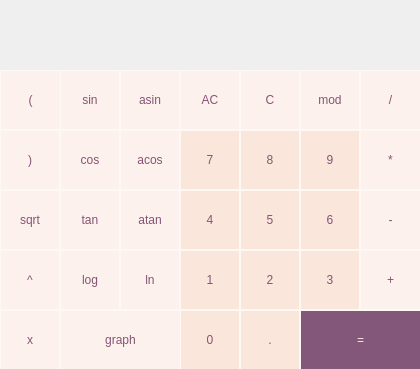
<?xml version="1.0" encoding="UTF-8"?>
<ui version="4.0">
 <class>MainWindow</class>
 <widget class="QMainWindow" name="MainWindow">
  <property name="geometry">
   <rect>
    <x>0</x>
    <y>0</y>
    <width>420</width>
    <height>369</height>
   </rect>
  </property>
  <property name="windowTitle">
   <string>MainWindow</string>
  </property>
  <widget class="QWidget" name="centralwidget">
   <widget class="QLabel" name="label">
    <property name="geometry">
     <rect>
      <x>0</x>
      <y>0</y>
      <width>421</width>
      <height>71</height>
     </rect>
    </property>
    <property name="styleSheet">
     <string notr="true">QLabel {
	font: 14pt &quot;.AppleSystemUIFont&quot;;
  qproperty-alignment: 'AlignVCenter | AlignRight';
  border: 1px solid rgb(254, 248, 245);
color: rgb(85, 51, 79);
background-color : rgb(254, 248, 245);

}

background-color : white;</string>
    </property>
    <property name="text">
     <string/>
    </property>
    <property name="alignment">
     <set>Qt::AlignRight|Qt::AlignTrailing|Qt::AlignVCenter</set>
    </property>
   </widget>
   <widget class="QPushButton" name="pushButton_ac">
    <property name="geometry">
     <rect>
      <x>180</x>
      <y>70</y>
      <width>60</width>
      <height>60</height>
     </rect>
    </property>
    <property name="minimumSize">
     <size>
      <width>60</width>
      <height>60</height>
     </size>
    </property>
    <property name="styleSheet">
     <string notr="true">QPushButton {
border:1px solid rgb(254, 248, 245);
background-color: rgb(252, 241, 236);
color: rgb(133, 84, 117);;
}
QPushButton:pressed {
     background-color: qlineargradient(x1: 0, y1: 0, x2: 0, y2: 1,
                                      stop: 0 rgb(254, 248, 245), stop: 1 rgb(252, 241, 236));
}</string>
    </property>
    <property name="text">
     <string>AC</string>
    </property>
   </widget>
   <widget class="QPushButton" name="pushButton_C">
    <property name="geometry">
     <rect>
      <x>240</x>
      <y>70</y>
      <width>60</width>
      <height>60</height>
     </rect>
    </property>
    <property name="minimumSize">
     <size>
      <width>60</width>
      <height>60</height>
     </size>
    </property>
    <property name="styleSheet">
     <string notr="true">QPushButton {
border:1px solid rgb(254, 248, 245);
background-color: rgb(252, 241, 236);
color: rgb(133, 84, 117);;
}
QPushButton:pressed {
     background-color: qlineargradient(x1: 0, y1: 0, x2: 0, y2: 1,
                                      stop: 0 rgb(254, 248, 245), stop: 1 rgb(252, 241, 236));
}</string>
    </property>
    <property name="text">
     <string>C</string>
    </property>
   </widget>
   <widget class="QPushButton" name="pushButton_mod">
    <property name="geometry">
     <rect>
      <x>300</x>
      <y>70</y>
      <width>60</width>
      <height>60</height>
     </rect>
    </property>
    <property name="minimumSize">
     <size>
      <width>60</width>
      <height>60</height>
     </size>
    </property>
    <property name="styleSheet">
     <string notr="true">QPushButton {
border:1px solid rgb(254, 248, 245);
background-color: rgb(252, 241, 236);
color: rgb(133, 84, 117);;
}
QPushButton:pressed {
     background-color: qlineargradient(x1: 0, y1: 0, x2: 0, y2: 1,
                                      stop: 0 rgb(254, 248, 245), stop: 1 rgb(252, 241, 236));
}</string>
    </property>
    <property name="text">
     <string>mod</string>
    </property>
   </widget>
   <widget class="QPushButton" name="pushButton_8">
    <property name="geometry">
     <rect>
      <x>240</x>
      <y>130</y>
      <width>60</width>
      <height>60</height>
     </rect>
    </property>
    <property name="minimumSize">
     <size>
      <width>60</width>
      <height>60</height>
     </size>
    </property>
    <property name="styleSheet">
     <string notr="true">QPushButton {
border:1px solid rgb(254, 248, 245);
background-color: rgb(251, 230, 219);
color: rgb(133, 84, 117);;
}
QPushButton:pressed {
    
    background-color: qlineargradient(x1: 0, y1: 0, x2: 0, y2: 1,
                                      stop: 0 rgb(255, 238, 232), stop: 1 rgb(255, 232, 224));

}</string>
    </property>
    <property name="text">
     <string>8</string>
    </property>
   </widget>
   <widget class="QPushButton" name="pushButton_7">
    <property name="geometry">
     <rect>
      <x>180</x>
      <y>130</y>
      <width>60</width>
      <height>60</height>
     </rect>
    </property>
    <property name="minimumSize">
     <size>
      <width>60</width>
      <height>60</height>
     </size>
    </property>
    <property name="styleSheet">
     <string notr="true">QPushButton {
border:1px solid rgb(254, 248, 245);
background-color: rgb(251, 230, 219);
color: rgb(133, 84, 117);;
}
QPushButton:pressed {
    
    background-color: qlineargradient(x1: 0, y1: 0, x2: 0, y2: 1,
                                      stop: 0 rgb(255, 238, 232), stop: 1 rgb(255, 232, 224));

}</string>
    </property>
    <property name="text">
     <string>7</string>
    </property>
   </widget>
   <widget class="QPushButton" name="pushButton_9">
    <property name="geometry">
     <rect>
      <x>300</x>
      <y>130</y>
      <width>60</width>
      <height>60</height>
     </rect>
    </property>
    <property name="minimumSize">
     <size>
      <width>60</width>
      <height>60</height>
     </size>
    </property>
    <property name="styleSheet">
     <string notr="true">QPushButton {
border:1px solid rgb(254, 248, 245);
background-color: rgb(251, 230, 219);
color: rgb(133, 84, 117);;
}
QPushButton:pressed {
    
    background-color: qlineargradient(x1: 0, y1: 0, x2: 0, y2: 1,
                                      stop: 0 rgb(255, 238, 232), stop: 1 rgb(255, 232, 224));

}</string>
    </property>
    <property name="text">
     <string>9</string>
    </property>
   </widget>
   <widget class="QPushButton" name="pushButton_5">
    <property name="geometry">
     <rect>
      <x>240</x>
      <y>190</y>
      <width>60</width>
      <height>60</height>
     </rect>
    </property>
    <property name="minimumSize">
     <size>
      <width>60</width>
      <height>60</height>
     </size>
    </property>
    <property name="styleSheet">
     <string notr="true">QPushButton {
border:1px solid rgb(254, 248, 245);
background-color: rgb(251, 230, 219);
color: rgb(133, 84, 117);;
}
QPushButton:pressed {
    
    background-color: qlineargradient(x1: 0, y1: 0, x2: 0, y2: 1,
                                      stop: 0 rgb(255, 238, 232), stop: 1 rgb(255, 232, 224));

}</string>
    </property>
    <property name="text">
     <string>5</string>
    </property>
   </widget>
   <widget class="QPushButton" name="pushButton_4">
    <property name="geometry">
     <rect>
      <x>180</x>
      <y>190</y>
      <width>60</width>
      <height>60</height>
     </rect>
    </property>
    <property name="minimumSize">
     <size>
      <width>60</width>
      <height>60</height>
     </size>
    </property>
    <property name="styleSheet">
     <string notr="true">QPushButton {
border:1px solid rgb(254, 248, 245);
background-color: rgb(251, 230, 219);
color: rgb(133, 84, 117);;
}
QPushButton:pressed {
    
    background-color: qlineargradient(x1: 0, y1: 0, x2: 0, y2: 1,
                                      stop: 0 rgb(255, 238, 232), stop: 1 rgb(255, 232, 224));

}</string>
    </property>
    <property name="text">
     <string>4</string>
    </property>
   </widget>
   <widget class="QPushButton" name="pushButton_6">
    <property name="geometry">
     <rect>
      <x>300</x>
      <y>190</y>
      <width>60</width>
      <height>60</height>
     </rect>
    </property>
    <property name="minimumSize">
     <size>
      <width>60</width>
      <height>60</height>
     </size>
    </property>
    <property name="styleSheet">
     <string notr="true">QPushButton {
border:1px solid rgb(254, 248, 245);
background-color: rgb(251, 230, 219);
color: rgb(133, 84, 117);;
}
QPushButton:pressed {
    
    background-color: qlineargradient(x1: 0, y1: 0, x2: 0, y2: 1,
                                      stop: 0 rgb(255, 238, 232), stop: 1 rgb(255, 232, 224));

}</string>
    </property>
    <property name="text">
     <string>6</string>
    </property>
   </widget>
   <widget class="QPushButton" name="pushButton_2">
    <property name="geometry">
     <rect>
      <x>240</x>
      <y>250</y>
      <width>60</width>
      <height>60</height>
     </rect>
    </property>
    <property name="minimumSize">
     <size>
      <width>60</width>
      <height>60</height>
     </size>
    </property>
    <property name="styleSheet">
     <string notr="true">QPushButton {
border:1px solid rgb(254, 248, 245);
background-color: rgb(251, 230, 219);
color: rgb(133, 84, 117);;
}
QPushButton:pressed {
    
    background-color: qlineargradient(x1: 0, y1: 0, x2: 0, y2: 1,
                                      stop: 0 rgb(255, 238, 232), stop: 1 rgb(255, 232, 224));

}</string>
    </property>
    <property name="text">
     <string>2</string>
    </property>
   </widget>
   <widget class="QPushButton" name="pushButton_1">
    <property name="geometry">
     <rect>
      <x>180</x>
      <y>250</y>
      <width>60</width>
      <height>60</height>
     </rect>
    </property>
    <property name="minimumSize">
     <size>
      <width>60</width>
      <height>60</height>
     </size>
    </property>
    <property name="styleSheet">
     <string notr="true">QPushButton {
border:1px solid rgb(254, 248, 245);
background-color: rgb(251, 230, 219);
color: rgb(133, 84, 117);;
}
QPushButton:pressed {
    
    background-color: qlineargradient(x1: 0, y1: 0, x2: 0, y2: 1,
                                      stop: 0 rgb(255, 238, 232), stop: 1 rgb(255, 232, 224));

}</string>
    </property>
    <property name="text">
     <string>1</string>
    </property>
   </widget>
   <widget class="QPushButton" name="pushButton_3">
    <property name="geometry">
     <rect>
      <x>300</x>
      <y>250</y>
      <width>60</width>
      <height>60</height>
     </rect>
    </property>
    <property name="minimumSize">
     <size>
      <width>60</width>
      <height>60</height>
     </size>
    </property>
    <property name="styleSheet">
     <string notr="true">QPushButton {
border:1px solid rgb(254, 248, 245);
background-color: rgb(251, 230, 219);
color: rgb(133, 84, 117);
}
QPushButton:pressed {
    
    background-color: qlineargradient(x1: 0, y1: 0, x2: 0, y2: 1,
                                      stop: 0 rgb(255, 238, 232), stop: 1 rgb(255, 232, 224));

}</string>
    </property>
    <property name="text">
     <string>3</string>
    </property>
   </widget>
   <widget class="QPushButton" name="pushButton_dot">
    <property name="geometry">
     <rect>
      <x>240</x>
      <y>310</y>
      <width>60</width>
      <height>60</height>
     </rect>
    </property>
    <property name="minimumSize">
     <size>
      <width>60</width>
      <height>60</height>
     </size>
    </property>
    <property name="styleSheet">
     <string notr="true">QPushButton {
border:1px solid rgb(254, 248, 245);
background-color: rgb(251, 230, 219);
color: rgb(133, 84, 117);;
}
QPushButton:pressed {
    
    background-color: qlineargradient(x1: 0, y1: 0, x2: 0, y2: 1,
                                      stop: 0 rgb(255, 238, 232), stop: 1 rgb(255, 232, 224));

}</string>
    </property>
    <property name="text">
     <string>.</string>
    </property>
   </widget>
   <widget class="QPushButton" name="pushButton_0">
    <property name="geometry">
     <rect>
      <x>180</x>
      <y>310</y>
      <width>60</width>
      <height>60</height>
     </rect>
    </property>
    <property name="minimumSize">
     <size>
      <width>60</width>
      <height>60</height>
     </size>
    </property>
    <property name="styleSheet">
     <string notr="true">QPushButton {
border:1px solid rgb(254, 248, 245);
background-color: rgb(251, 230, 219);
color: rgb(133, 84, 117);;
}
QPushButton:pressed {
    
    background-color: qlineargradient(x1: 0, y1: 0, x2: 0, y2: 1,
                                      stop: 0 rgb(255, 238, 232), stop: 1 rgb(255, 232, 224));

}</string>
    </property>
    <property name="text">
     <string>0</string>
    </property>
   </widget>
   <widget class="QPushButton" name="pushButton_equal">
    <property name="geometry">
     <rect>
      <x>300</x>
      <y>310</y>
      <width>121</width>
      <height>60</height>
     </rect>
    </property>
    <property name="minimumSize">
     <size>
      <width>60</width>
      <height>60</height>
     </size>
    </property>
    <property name="styleSheet">
     <string notr="true">QPushButton {
border:1px solid rgb(254, 248, 245);
background-color: rgb(130, 87, 122);
color: rgb(251, 230, 219);
}
QPushButton:pressed {
background-color: qlineargradient(x1: 0, y1: 0, x2: 0, y2: 1,
                                      stop: 0 rgb(145, 100, 137), stop: 1 rgb(130, 87, 122));
    
}</string>
    </property>
    <property name="text">
     <string>=</string>
    </property>
   </widget>
   <widget class="QPushButton" name="pushButton_plus">
    <property name="geometry">
     <rect>
      <x>360</x>
      <y>250</y>
      <width>61</width>
      <height>60</height>
     </rect>
    </property>
    <property name="minimumSize">
     <size>
      <width>60</width>
      <height>60</height>
     </size>
    </property>
    <property name="styleSheet">
     <string notr="true">QPushButton {
border:1px solid rgb(254, 248, 245);
background-color: rgb(252, 241, 236);
color: rgb(133, 84, 117);;
}
QPushButton:pressed {
     background-color: qlineargradient(x1: 0, y1: 0, x2: 0, y2: 1,
                                      stop: 0 rgb(254, 248, 245), stop: 1 rgb(252, 241, 236));
}</string>
    </property>
    <property name="text">
     <string>+</string>
    </property>
   </widget>
   <widget class="QPushButton" name="pushButton_mult">
    <property name="geometry">
     <rect>
      <x>360</x>
      <y>130</y>
      <width>61</width>
      <height>60</height>
     </rect>
    </property>
    <property name="minimumSize">
     <size>
      <width>60</width>
      <height>60</height>
     </size>
    </property>
    <property name="styleSheet">
     <string notr="true">QPushButton {
border:1px solid rgb(254, 248, 245);
background-color: rgb(252, 241, 236);
color: rgb(133, 84, 117);;
}
QPushButton:pressed {
     background-color: qlineargradient(x1: 0, y1: 0, x2: 0, y2: 1,
                                      stop: 0 rgb(254, 248, 245), stop: 1 rgb(252, 241, 236));
}</string>
    </property>
    <property name="text">
     <string>*</string>
    </property>
   </widget>
   <widget class="QPushButton" name="pushButton_divide">
    <property name="geometry">
     <rect>
      <x>360</x>
      <y>70</y>
      <width>61</width>
      <height>60</height>
     </rect>
    </property>
    <property name="minimumSize">
     <size>
      <width>60</width>
      <height>60</height>
     </size>
    </property>
    <property name="styleSheet">
     <string notr="true">QPushButton {
border:1px solid rgb(254, 248, 245);
background-color: rgb(252, 241, 236);
color: rgb(133, 84, 117);;
}
QPushButton:pressed {
     background-color: qlineargradient(x1: 0, y1: 0, x2: 0, y2: 1,
                                      stop: 0 rgb(254, 248, 245), stop: 1 rgb(252, 241, 236));
}</string>
    </property>
    <property name="text">
     <string>/</string>
    </property>
   </widget>
   <widget class="QPushButton" name="pushButton_minus">
    <property name="geometry">
     <rect>
      <x>360</x>
      <y>190</y>
      <width>61</width>
      <height>60</height>
     </rect>
    </property>
    <property name="minimumSize">
     <size>
      <width>60</width>
      <height>60</height>
     </size>
    </property>
    <property name="styleSheet">
     <string notr="true">QPushButton {
border:1px solid rgb(254, 248, 245);
background-color: rgb(252, 241, 236);
color: rgb(133, 84, 117);;
}
QPushButton:pressed {
     background-color: qlineargradient(x1: 0, y1: 0, x2: 0, y2: 1,
                                      stop: 0 rgb(254, 248, 245), stop: 1 rgb(252, 241, 236));
}</string>
    </property>
    <property name="text">
     <string>-</string>
    </property>
   </widget>
   <widget class="QPushButton" name="pushButton_ln">
    <property name="geometry">
     <rect>
      <x>120</x>
      <y>250</y>
      <width>60</width>
      <height>60</height>
     </rect>
    </property>
    <property name="minimumSize">
     <size>
      <width>60</width>
      <height>60</height>
     </size>
    </property>
    <property name="styleSheet">
     <string notr="true">QPushButton {
border:1px solid rgb(254, 248, 245);
background-color: rgb(252, 241, 236);
color: rgb(133, 84, 117);;
}
QPushButton:pressed {
     background-color: qlineargradient(x1: 0, y1: 0, x2: 0, y2: 1,
                                      stop: 0 rgb(254, 248, 245), stop: 1 rgb(252, 241, 236));
}</string>
    </property>
    <property name="text">
     <string>ln</string>
    </property>
   </widget>
   <widget class="QPushButton" name="pushButton_asin">
    <property name="geometry">
     <rect>
      <x>120</x>
      <y>70</y>
      <width>60</width>
      <height>60</height>
     </rect>
    </property>
    <property name="minimumSize">
     <size>
      <width>60</width>
      <height>60</height>
     </size>
    </property>
    <property name="styleSheet">
     <string notr="true">QPushButton {
border:1px solid rgb(254, 248, 245);
background-color: rgb(252, 241, 236);
color: rgb(133, 84, 117);;
}
QPushButton:pressed {
     background-color: qlineargradient(x1: 0, y1: 0, x2: 0, y2: 1,
                                      stop: 0 rgb(254, 248, 245), stop: 1 rgb(252, 241, 236));
}</string>
    </property>
    <property name="text">
     <string>asin</string>
    </property>
   </widget>
   <widget class="QPushButton" name="pushButton_acos">
    <property name="geometry">
     <rect>
      <x>120</x>
      <y>130</y>
      <width>60</width>
      <height>60</height>
     </rect>
    </property>
    <property name="minimumSize">
     <size>
      <width>60</width>
      <height>60</height>
     </size>
    </property>
    <property name="styleSheet">
     <string notr="true">QPushButton {
border:1px solid rgb(254, 248, 245);
background-color: rgb(252, 241, 236);
color: rgb(133, 84, 117);;
}
QPushButton:pressed {
     background-color: qlineargradient(x1: 0, y1: 0, x2: 0, y2: 1,
                                      stop: 0 rgb(254, 248, 245), stop: 1 rgb(252, 241, 236));
}</string>
    </property>
    <property name="text">
     <string>acos</string>
    </property>
   </widget>
   <widget class="QPushButton" name="pushButton_atan">
    <property name="geometry">
     <rect>
      <x>120</x>
      <y>190</y>
      <width>60</width>
      <height>60</height>
     </rect>
    </property>
    <property name="minimumSize">
     <size>
      <width>60</width>
      <height>60</height>
     </size>
    </property>
    <property name="styleSheet">
     <string notr="true">QPushButton {
border:1px solid rgb(254, 248, 245);
background-color: rgb(252, 241, 236);
color: rgb(133, 84, 117);;
}
QPushButton:pressed {
     background-color: qlineargradient(x1: 0, y1: 0, x2: 0, y2: 1,
                                      stop: 0 rgb(254, 248, 245), stop: 1 rgb(252, 241, 236));
}</string>
    </property>
    <property name="text">
     <string>atan</string>
    </property>
   </widget>
   <widget class="QPushButton" name="pushButton_graph">
    <property name="geometry">
     <rect>
      <x>60</x>
      <y>310</y>
      <width>121</width>
      <height>60</height>
     </rect>
    </property>
    <property name="minimumSize">
     <size>
      <width>60</width>
      <height>60</height>
     </size>
    </property>
    <property name="styleSheet">
     <string notr="true">QPushButton {
border:1px solid rgb(254, 248, 245);
background-color: rgb(252, 241, 236);
color: rgb(133, 84, 117);;
}
QPushButton:pressed {
     background-color: qlineargradient(x1: 0, y1: 0, x2: 0, y2: 1,
                                      stop: 0 rgb(254, 248, 245), stop: 1 rgb(252, 241, 236));
}</string>
    </property>
    <property name="text">
     <string>graph</string>
    </property>
   </widget>
   <widget class="QPushButton" name="pushButton_cos">
    <property name="geometry">
     <rect>
      <x>60</x>
      <y>130</y>
      <width>60</width>
      <height>60</height>
     </rect>
    </property>
    <property name="minimumSize">
     <size>
      <width>60</width>
      <height>60</height>
     </size>
    </property>
    <property name="styleSheet">
     <string notr="true">QPushButton {
border:1px solid rgb(254, 248, 245);
background-color: rgb(252, 241, 236);
color: rgb(133, 84, 117);;
}
QPushButton:pressed {
     background-color: qlineargradient(x1: 0, y1: 0, x2: 0, y2: 1,
                                      stop: 0 rgb(254, 248, 245), stop: 1 rgb(252, 241, 236));
}</string>
    </property>
    <property name="text">
     <string>cos</string>
    </property>
   </widget>
   <widget class="QPushButton" name="pushButton_tan">
    <property name="geometry">
     <rect>
      <x>60</x>
      <y>190</y>
      <width>60</width>
      <height>60</height>
     </rect>
    </property>
    <property name="minimumSize">
     <size>
      <width>60</width>
      <height>60</height>
     </size>
    </property>
    <property name="styleSheet">
     <string notr="true">QPushButton {
border:1px solid rgb(254, 248, 245);
background-color: rgb(252, 241, 236);
color: rgb(133, 84, 117);;
}
QPushButton:pressed {
     background-color: qlineargradient(x1: 0, y1: 0, x2: 0, y2: 1,
                                      stop: 0 rgb(254, 248, 245), stop: 1 rgb(252, 241, 236));
}</string>
    </property>
    <property name="text">
     <string>tan</string>
    </property>
   </widget>
   <widget class="QPushButton" name="pushButton_sin">
    <property name="geometry">
     <rect>
      <x>60</x>
      <y>70</y>
      <width>60</width>
      <height>60</height>
     </rect>
    </property>
    <property name="minimumSize">
     <size>
      <width>60</width>
      <height>60</height>
     </size>
    </property>
    <property name="maximumSize">
     <size>
      <width>420</width>
      <height>16777215</height>
     </size>
    </property>
    <property name="styleSheet">
     <string notr="true">QPushButton {
border:1px solid rgb(254, 248, 245);
background-color: rgb(252, 241, 236);
color: rgb(133, 84, 117);;
}
QPushButton:pressed {
     background-color: qlineargradient(x1: 0, y1: 0, x2: 0, y2: 1,
                                      stop: 0 rgb(254, 248, 245), stop: 1 rgb(252, 241, 236));
}</string>
    </property>
    <property name="text">
     <string>sin</string>
    </property>
   </widget>
   <widget class="QPushButton" name="pushButton_log">
    <property name="geometry">
     <rect>
      <x>60</x>
      <y>250</y>
      <width>60</width>
      <height>60</height>
     </rect>
    </property>
    <property name="minimumSize">
     <size>
      <width>60</width>
      <height>60</height>
     </size>
    </property>
    <property name="styleSheet">
     <string notr="true">QPushButton {
border:1px solid rgb(254, 248, 245);
background-color: rgb(252, 241, 236);
color: rgb(133, 84, 117);;
}
QPushButton:pressed {
     background-color: qlineargradient(x1: 0, y1: 0, x2: 0, y2: 1,
                                      stop: 0 rgb(254, 248, 245), stop: 1 rgb(252, 241, 236));
}</string>
    </property>
    <property name="text">
     <string>log</string>
    </property>
   </widget>
   <widget class="QPushButton" name="pushButton_x">
    <property name="geometry">
     <rect>
      <x>0</x>
      <y>310</y>
      <width>60</width>
      <height>60</height>
     </rect>
    </property>
    <property name="minimumSize">
     <size>
      <width>60</width>
      <height>60</height>
     </size>
    </property>
    <property name="styleSheet">
     <string notr="true">QPushButton {
border:1px solid rgb(254, 248, 245);
background-color: rgb(252, 241, 236);
color: rgb(133, 84, 117);;
}
QPushButton:pressed {
     background-color: qlineargradient(x1: 0, y1: 0, x2: 0, y2: 1,
                                      stop: 0 rgb(254, 248, 245), stop: 1 rgb(252, 241, 236));
}</string>
    </property>
    <property name="text">
     <string>x</string>
    </property>
   </widget>
   <widget class="QPushButton" name="pushButton_r_br">
    <property name="geometry">
     <rect>
      <x>0</x>
      <y>130</y>
      <width>60</width>
      <height>60</height>
     </rect>
    </property>
    <property name="minimumSize">
     <size>
      <width>60</width>
      <height>60</height>
     </size>
    </property>
    <property name="styleSheet">
     <string notr="true">QPushButton {
border:1px solid rgb(254, 248, 245);
background-color: rgb(252, 241, 236);
color: rgb(133, 84, 117);;
}
QPushButton:pressed {
     background-color: qlineargradient(x1: 0, y1: 0, x2: 0, y2: 1,
                                      stop: 0 rgb(254, 248, 245), stop: 1 rgb(252, 241, 236));
}</string>
    </property>
    <property name="text">
     <string>)</string>
    </property>
   </widget>
   <widget class="QPushButton" name="pushButton_sqrt">
    <property name="geometry">
     <rect>
      <x>0</x>
      <y>190</y>
      <width>60</width>
      <height>60</height>
     </rect>
    </property>
    <property name="minimumSize">
     <size>
      <width>60</width>
      <height>60</height>
     </size>
    </property>
    <property name="styleSheet">
     <string notr="true">QPushButton {
border:1px solid rgb(254, 248, 245);
background-color: rgb(252, 241, 236);
color: rgb(133, 84, 117);;
}
QPushButton:pressed {
     background-color: qlineargradient(x1: 0, y1: 0, x2: 0, y2: 1,
                                      stop: 0 rgb(254, 248, 245), stop: 1 rgb(252, 241, 236));
}</string>
    </property>
    <property name="text">
     <string>sqrt</string>
    </property>
   </widget>
   <widget class="QPushButton" name="pushButton_l_br">
    <property name="geometry">
     <rect>
      <x>0</x>
      <y>70</y>
      <width>61</width>
      <height>60</height>
     </rect>
    </property>
    <property name="minimumSize">
     <size>
      <width>60</width>
      <height>60</height>
     </size>
    </property>
    <property name="styleSheet">
     <string notr="true">QPushButton {
border:1px solid rgb(254, 248, 245);
background-color: rgb(252, 241, 236);
color: rgb(133, 84, 117);;
}
QPushButton:pressed {
     background-color: qlineargradient(x1: 0, y1: 0, x2: 0, y2: 1,
                                      stop: 0 rgb(254, 248, 245), stop: 1 rgb(252, 241, 236));
}</string>
    </property>
    <property name="text">
     <string>(</string>
    </property>
   </widget>
   <widget class="QPushButton" name="pushButton_pow">
    <property name="geometry">
     <rect>
      <x>0</x>
      <y>250</y>
      <width>60</width>
      <height>60</height>
     </rect>
    </property>
    <property name="minimumSize">
     <size>
      <width>60</width>
      <height>60</height>
     </size>
    </property>
    <property name="styleSheet">
     <string notr="true">QPushButton {
border:1px solid rgb(254, 248, 245);
background-color: rgb(252, 241, 236);
color: rgb(133, 84, 117);;
}
QPushButton:pressed {
     background-color: qlineargradient(x1: 0, y1: 0, x2: 0, y2: 1,
                                      stop: 0 rgb(254, 248, 245), stop: 1 rgb(252, 241, 236));
}</string>
    </property>
    <property name="text">
     <string>^</string>
    </property>
   </widget>
  </widget>
 </widget>
 <resources/>
 <connections/>
</ui>
